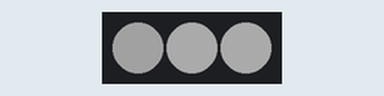
Simulated run of this sketch. Board: Arduino Nano, built with avr-gcc and run on an emulated ATmega328P. Shown: 3 RGB LEDs in strip order, left to right. Wiring (inferred from the names in the program): PCA9685 PWM driver at I2C address 0x40. Dim RGB values are drawn brighter than linear; what the sketch prints to the serial monitor is not drawn.

Above: at 13.1 s.
Timing chart, 0 to 21.0 s (numbered marks = the images above):
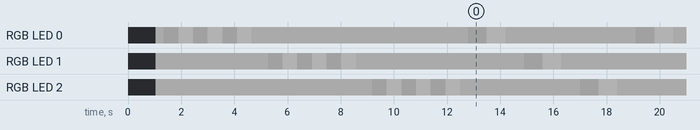

The sketch:

pca_servo_test.ino
```cpp
/*
 * Meowler — scan I2C then PCA9685 servo test @ 100 Hz
 * FQBN: arduino:avr:nano:cpu=atmega328old
 * Serial: 115200
 * Close Serial Monitor before upload.
 */

#include <Wire.h>

static const uint8_t PCA = 0x40;
static const uint8_t REG_MODE1 = 0x00;
static const uint8_t REG_MODE2 = 0x01;
static const uint8_t REG_LED0 = 0x06;
static const uint8_t REG_PRESCALE = 0xFE;
static const uint16_t TICK_MIN = 300;
static const uint16_t TICK_MAX = 1200;

static bool g_ok = false;

static void busRecover() {
  pinMode(A4, INPUT_PULLUP);
  pinMode(A5, OUTPUT);
  for (uint8_t i = 0; i < 9; i++) {
    digitalWrite(A5, HIGH);
    delayMicroseconds(5);
    digitalWrite(A5, LOW);
    delayMicroseconds(5);
  }
  pinMode(A4, OUTPUT);
  digitalWrite(A4, LOW);
  delayMicroseconds(5);
  digitalWrite(A5, HIGH);
  delayMicroseconds(5);
  digitalWrite(A4, HIGH);
  delayMicroseconds(5);
  pinMode(A4, INPUT_PULLUP);
  pinMode(A5, INPUT_PULLUP);
}

static bool write8(uint8_t reg, uint8_t val) {
  Wire.beginTransmission(PCA);
  Wire.write(reg);
  Wire.write(val);
  return Wire.endTransmission() == 0;
}

static bool read8(uint8_t reg, uint8_t &val) {
  Wire.beginTransmission(PCA);
  Wire.write(reg);
  if (Wire.endTransmission(false) != 0) return false;
  if (Wire.requestFrom((int)PCA, 1) != 1) return false;
  val = Wire.read();
  return true;
}

static bool setPWM(uint8_t ch, uint16_t on, uint16_t off) {
  uint8_t reg = REG_LED0 + 4 * ch;
  return write8(reg + 0, on & 0xFF) && write8(reg + 1, on >> 8) &&
         write8(reg + 2, off & 0xFF) && write8(reg + 3, off >> 8);
}

static bool setFreq(uint16_t hz) {
  // Write-only sequence (avoid repeated-start reads — flaky on this bus)
  uint8_t p = (uint8_t)(25000000.0f / (4096.0f * (float)hz) - 1.0f + 0.5f);
  if (!write8(REG_MODE1, 0x10)) return false;  // sleep
  delay(2);
  if (!write8(REG_PRESCALE, p)) return false;
  if (!write8(REG_MODE1, 0x00)) return false;  // wake
  delay(5);
  if (!write8(REG_MODE1, 0xA1)) return false;  // AI + restart + allcall
  write8(REG_MODE2, 0x04);
  return true;
}

static void setAngle(uint8_t ch, int deg) {
  if (deg < 0) deg = 0;
  if (deg > 180) deg = 180;
  uint16_t ticks = (uint16_t)map(deg, 0, 180, TICK_MIN, TICK_MAX);
  setPWM(ch, 0, ticks);
  Serial.print(F("CH"));
  Serial.print(ch);
  Serial.print('=');
  Serial.println(deg);
}

/* returns bit0=saw PCA 0x40 */
static uint8_t scan() {
  uint8_t n = 0;
  uint8_t flags = 0;
  for (uint8_t a = 0x08; a < 0x78; a++) {
    Wire.beginTransmission(a);
    if (Wire.endTransmission() == 0) {
      Serial.print(F("  FOUND 0x"));
      if (a < 16) Serial.print('0');
      Serial.print(a, HEX);
      if (a == 0x40) {
        Serial.print(F(" PCA"));
        flags |= 1;
      }
      if (a == 0x29) Serial.print(F(" TOF"));
      if (a == 0x70) Serial.print(F(" ALLCALL"));
      Serial.println();
      n++;
    }
  }
  Serial.print(F("devices="));
  Serial.println(n);
  return flags;
}

static void testChannel(uint8_t ch) {
  Serial.println();
  Serial.print(F(">>> wiggle CH"));
  Serial.println(ch);
  setAngle(0, 90);
  setAngle(1, 90);
  setAngle(2, 90);
  delay(300);
  for (uint8_t i = 0; i < 3; i++) {
    setAngle(ch, 50);
    delay(550);
    setAngle(ch, 130);
    delay(550);
  }
  setAngle(ch, 90);
  delay(300);
}

void setup() {
  Serial.begin(115200);
  delay(1000);

  Serial.println(F("======== SCAN + SERVO ========"));
  busRecover();
  Wire.begin();
  Wire.setClock(100000);
  Wire.setWireTimeout(30000, true);  // don't hang forever on stuck I2C

  // Keep trying — battery / PCA VCC can come up late
  for (uint8_t round = 0; round < 40; round++) {
    Serial.print(F("scan #"));
    Serial.println(round);
    uint8_t flags = scan();
    // Trust scan hit — a second probe often false-NACKs on this bus
    if (flags & 1) {
      g_ok = true;
      Serial.println(F("PCA seen in scan"));
      break;
    }
    busRecover();
    Wire.begin();
    Wire.setClock(100000);
    delay(250);
  }

  if (!g_ok) {
    Serial.println(F("GIVE UP — PCA not on bus"));
    Serial.println(F("Need: PCA VCC=Nano 5V, V+=battery, GND common"));
    return;
  }

  Serial.println(F("PCA seen — set 100Hz"));
  bool freq_ok = false;
  for (uint8_t t = 0; t < 8; t++) {
    Wire.clearWireTimeoutFlag();
    busRecover();
    Wire.begin();
    Wire.setClock(100000);
    Wire.setWireTimeout(30000, true);
    delay(20);
    Serial.print(F("freq try "));
    Serial.println(t);
    if (setFreq(100)) {
      freq_ok = true;
      Serial.println(F("freq OK"));
      break;
    }
    delay(50);
  }
  if (!freq_ok) {
    Serial.println(F("setFreq FAIL — still trying servo writes"));
  }

  // Drive channels even if freq verify failed (defaults ~200Hz still move)
  testChannel(0);
  testChannel(1);
  testChannel(2);
  Serial.println(F("DONE isolation — looping"));
}

void loop() {
  if (!g_ok) {
    delay(500);
    busRecover();
    Wire.begin();
    Wire.setClock(100000);
    Wire.beginTransmission(PCA);
    if (Wire.endTransmission() == 0) {
      write8(REG_MODE1, 0x00);
      delay(5);
      if (setFreq(100)) {
        g_ok = true;
        Serial.println(F("PCA recovered"));
      }
    }
    return;
  }

  static uint8_t ch = 0;
  static uint8_t phase = 0;
  static uint32_t t0 = 0;
  if (millis() - t0 < 700) return;
  t0 = millis();

  setAngle(0, 90);
  setAngle(1, 90);
  setAngle(2, 90);
  int deg = (phase == 0) ? 50 : (phase == 1) ? 130 : 90;
  setAngle(ch, deg);
  phase++;
  if (phase > 2) {
    phase = 0;
    ch = (uint8_t)((ch + 1) % 3);
  }
}
```

Measured:
- by itself, RGB LED 1: off → RGB(46, 46, 46) at 1.1 s, → RGB(34, 34, 34) 4.2 s later, → RGB(59, 59, 59) 0.55 s later, → RGB(34, 34, 34) 0.55 s later, … (20 changes in this stretch)
- by itself, RGB LED 2: off → RGB(46, 46, 46) at 1.1 s, → RGB(34, 34, 34) 8.1 s later, → RGB(59, 59, 59) 0.55 s later, → RGB(34, 34, 34) 0.55 s later, … (20 changes in this stretch)
- by itself, everything shown: repeats every 6.3 s, in 9 steps
